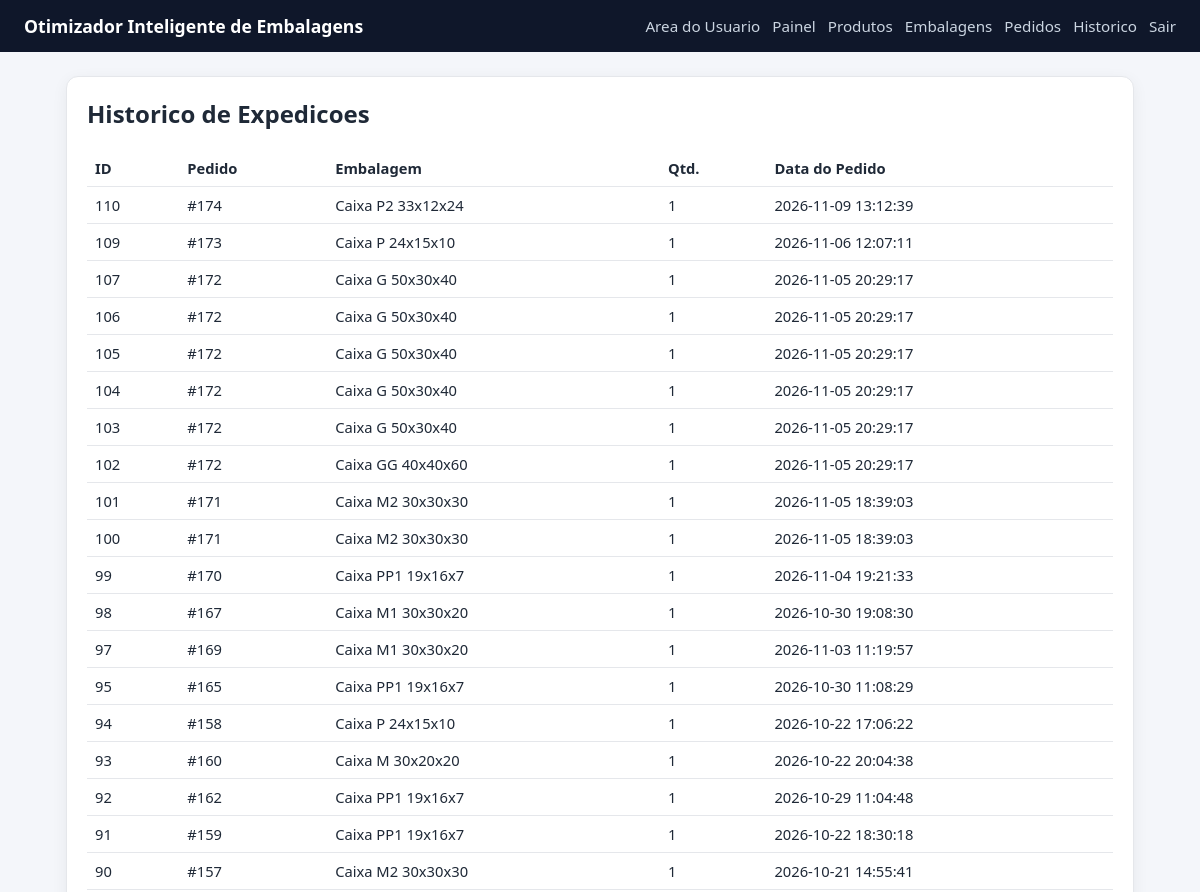
Before: /history (signed in, upper part) with the older database file.
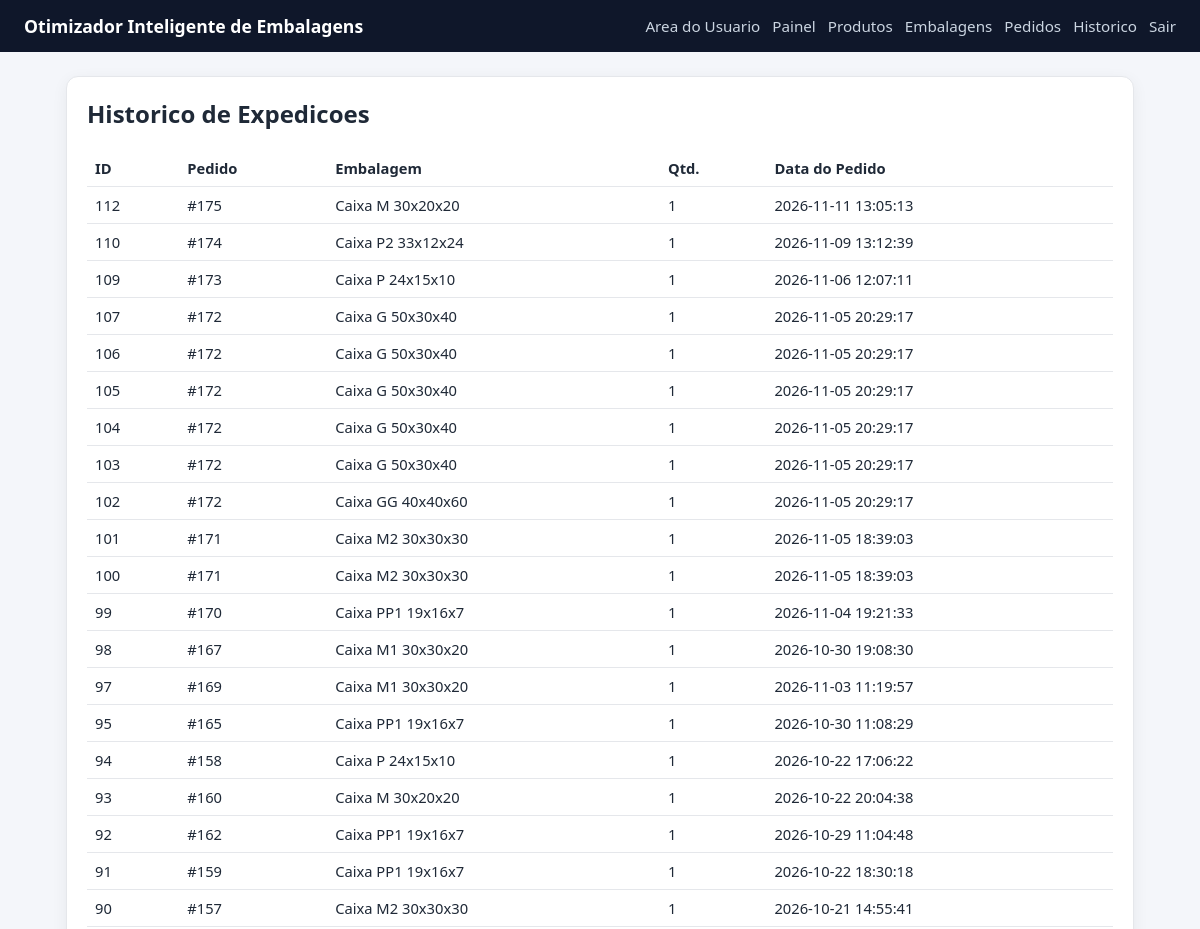
After: the same page with the newer database file.
### tables this page shows
CREATE TABLE shipment_history (
                id INTEGER PRIMARY KEY AUTOINCREMENT,
                order_id INTEGER NOT NULL,
                box_id INTEGER NOT NULL, quantity INTEGER NOT NULL DEFAULT 1, assignments_json TEXT,
                FOREIGN KEY(order_id) REFERENCES orders(id),
                FOREIGN KEY(box_id) REFERENCES boxes(id)
            );

CREATE TABLE boxes (
                id INTEGER PRIMARY KEY AUTOINCREMENT,
                name TEXT NOT NULL UNIQUE,
                length_cm REAL NOT NULL,
                width_cm REAL NOT NULL,
                height_cm REAL NOT NULL,
                max_weight REAL NOT NULL
            , is_active INTEGER NOT NULL DEFAULT 1, max_capacity_weight REAL);

CREATE TABLE orders (
                id INTEGER PRIMARY KEY AUTOINCREMENT,
                created_at TEXT NOT NULL DEFAULT CURRENT_TIMESTAMP
            );

### app_volum.py (the view)
@app.route("/history", methods=["GET"])
@admin_required
def history():
    rows = list_shipment_history(DB_PATH)
    return render_template("history.html", history=rows)

### app_volum.py (called while the page is built)
def admin_required(view_func):
    @wraps(view_func)
    def _wrapped(*args, **kwargs):
        if not session.get("is_admin"):
            next_url = request.path
            return redirect(url_for("admin_login", next=next_url))
        return view_func(*args, **kwargs)
    return _wrapped

### database.py (called while the page is built)
def get_connection(db_path):
    conn = sqlite3.connect(db_path)
    conn.row_factory = sqlite3.Row
    return conn

def list_shipment_history(db_path):
    with closing(get_connection(db_path)) as conn:
        rows = conn.execute(
            """
            SELECT
                sh.id,
                sh.order_id,
                sh.box_id,
                sh.quantity,
                o.created_at,
                b.name AS box_name
            FROM shipment_history sh
            JOIN orders o ON o.id = sh.order_id
            JOIN boxes b ON b.id = sh.box_id
            ORDER BY sh.id DESC
            """
        ).fetchall()
    return rows

### templates/history.html
{% extends 'base.html' %}
{% block content %}
<section class="card">
    <h2>Historico de Expedicoes</h2>
    <table>
        <thead>
            <tr><th>ID</th><th>Pedido</th><th>Embalagem</th><th>Qtd.</th><th>Data do Pedido</th></tr>
        </thead>
        <tbody>
        {% for row in history %}
            <tr>
                <td>{{ row['id'] }}</td>
                <td>#{{ row['order_id'] }}</td>
                <td>{{ row['box_name'] }}</td>
                <td>{{ row['quantity'] }}</td>
                <td>{{ row['created_at'] }}</td>
            </tr>
        {% else %}
            <tr><td colspan="5">Ainda nao ha historico de expedicoes.</td></tr>
        {% endfor %}
        </tbody>
    </table>
</section>
{% endblock %}

### templates/base.html (shortened to what this page needs)
<!doctype html>
<html lang="pt-BR">
<head>
    <link rel="stylesheet" href="{{ url_for('static', filename='style.css') }}">
</head>
<body>
    <header class="topbar">
        <h1>Otimizador Inteligente de Embalagens</h1>
        <nav>
            <a href="{{ url_for('user_upload') }}">Area do Usuario</a>
            {% if session.get('is_admin') %}
                <a href="{{ url_for('admin_dashboard') }}">Painel</a>
                <a href="{{ url_for('products') }}">Produtos</a>
                <a href="{{ url_for('boxes') }}">Embalagens</a>
                <a href="{{ url_for('orders') }}">Pedidos</a>
                <a href="{{ url_for('history') }}">Historico</a>
                <a href="{{ url_for('admin_logout') }}">Sair</a>
            {% else %}
                <a href="{{ url_for('admin_login') }}">Acesso Admin</a>
            {% endif %}
        </nav>
    </header>
    <main class="container">
        {% block content %}{% endblock %}
    </main>
</body>
</html>

### static/style.css (style rules this page uses)
* { box-sizing: border-box; }
body { margin: 0; font-family: Segoe UI, Tahoma, sans-serif; background: #f4f6fa; color: #1f2937; }
.topbar { background: #0f172a; color: #fff; padding: 14px 24px; display: flex; justify-content: space-between; align-items: center; gap: 16px; flex-wrap: wrap; }
.topbar h1 { margin: 0; font-size: 1.1rem; }
.topbar nav { display: flex; gap: 12px; flex-wrap: wrap; }
.topbar nav a { color: #cbd5e1; text-decoration: none; font-size: 0.95rem; }
.container { max-width: 1100px; margin: 24px auto; padding: 0 16px; }
.card { background: #fff; border-radius: 12px; padding: 20px; border: 1px solid #e5e7eb; box-shadow: 0 4px 16px rgba(15, 23, 42, 0.06); margin-bottom: 18px; }
h2, h3 { margin-top: 0; }
table { width: 100%; border-collapse: collapse; margin-top: 12px; }
th, td { border-bottom: 1px solid #e5e7eb; text-align: left; padding: 8px; font-size: 0.92rem; }

Changed rows visible on the page:
added shipment_history: id "112", order_id "175", box_name "Caixa M 30x20x20", quantity "1", created_at "2026-11-11 13:05:13"
